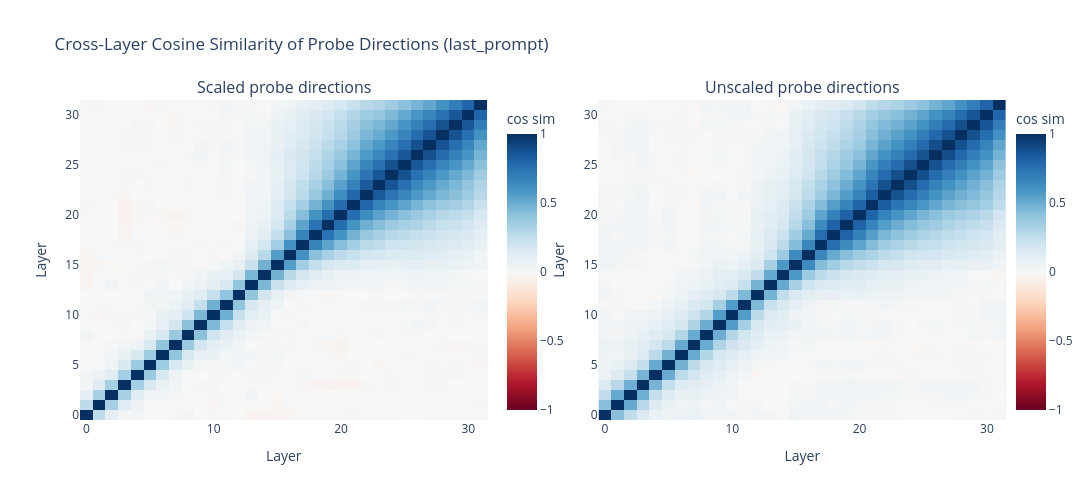
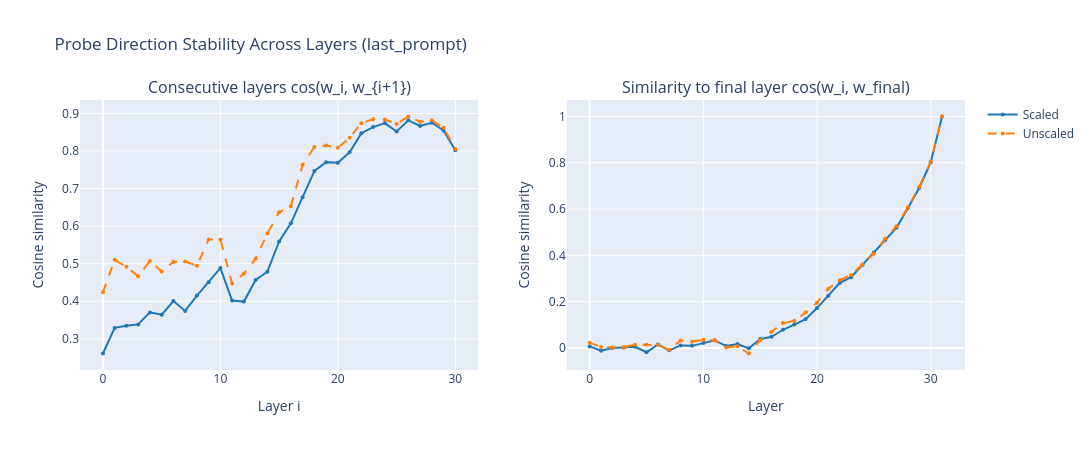
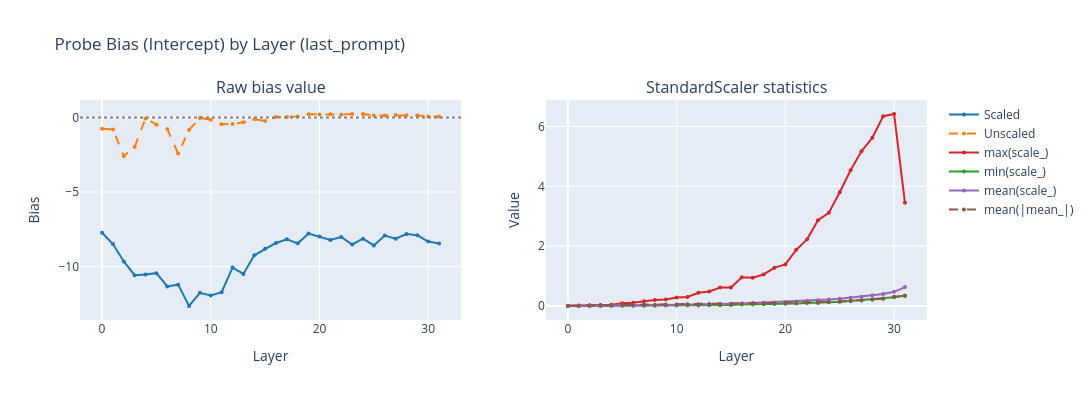
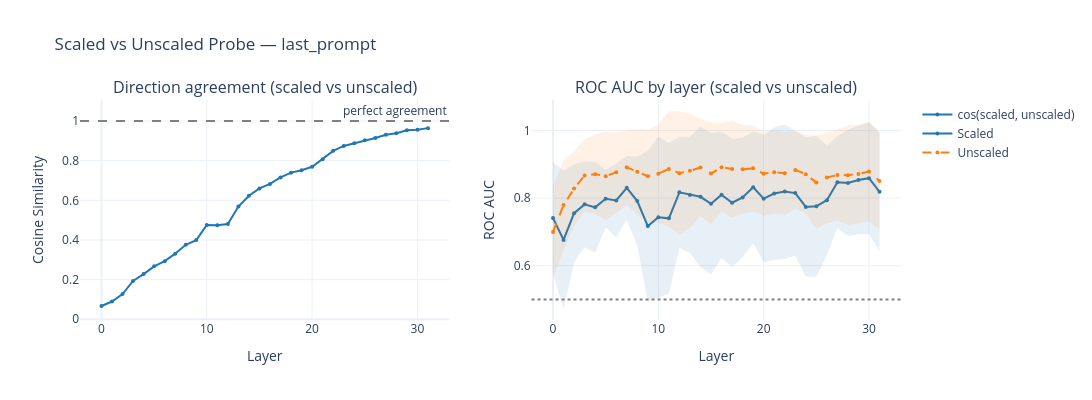

The notebook cell saved with these charts, in order:
### Markdown cell above
## Probe Direction Analysis

Analyze the linear probe's learned directions across layers: cross-layer cosine similarity, bias values, and the effect of feature scaling.

Compares scaled vs unscaled fits (both using the current `cfg.cv_mode`).

### Code cell
pos = cfg.token_positions[0]

# We need both scaled and unscaled directions — cache the other variant too
other_scaler = not cfg.use_scaler
rpath_other = results_path(cfg.run_dir, cfg.cv_mode, other_scaler)
if rpath_other.exists():
    results_other_scaler = load_probe_results(rpath_other)
else:
    results_other_scaler = probe_and_fit(
        activations, y, cfg.token_positions,
        cv_mode=cfg.cv_mode, n_folds=n_folds, use_scaler=other_scaler, **cv_kwargs,
    )
    save_results(results_other_scaler, rpath_other, model_name=cfg.model_name)

if cfg.use_scaler:
    pr_scaled, pr_unscaled = results[pos], results_other_scaler[pos]
else:
    pr_scaled, pr_unscaled = results_other_scaler[pos], results[pos]

plot_cosine_heatmaps(pr_scaled.weights, pr_unscaled.weights, pos,
    save_path=cfg.reports_dir / "cosine_similarity_heatmap.html").show()

plot_cosine_curves(pr_scaled.weights, pr_unscaled.weights, pos,
    save_path=cfg.reports_dir / "cosine_similarity_curves.html").show()

plot_bias_analysis(pr_scaled.biases, pr_unscaled.biases, pos,
    scalers=pr_scaled.scalers,
    save_path=cfg.reports_dir / "bias_analysis.html").show()

plot_direction_agreement(pr_scaled.weights, pr_unscaled.weights, pos,
    cv_scores_scaled=pr_scaled.cv_scores,
    cv_scores_unscaled=pr_unscaled.cv_scores,
    save_path=cfg.reports_dir / "direction_agreement_scaled_vs_unscaled.html").show()

### Figure 1 — Plotly figure (JSON) as saved in the notebook; plotly's stock layout.template omitted (floating-point values rounded to 4 significant figures; data arrays with more than 128 entries replaced by an {"elided": "..."} marker saying what was removed)
{"data": [{"colorbar": {"title": {"text": "cos sim"}, "x": 0.45}, "colorscale": [[0, "rgb(103,0,31)"], [0.1, "rgb(178,24,43)"], [0.2, "rgb(214,96,77)"], [0.3, "rgb(244,165,130)"], [0.4, "rgb(253,219,199)"], [0.5, "rgb(247,247,247)"], [0.6, "rgb(209,229,240)"], [0.7, "rgb(146,197,222)"], [0.8, "rgb(67,147,195)"], [0.9, "rgb(33,102,172)"], [1, "rgb(5,48,97)"]], "hovertemplate": "Layer %{x} vs %{y}<br>cos=%{z:.3f}<extra></extra>", "type": "heatmap", "x": [0, 1, 2, 3, 4, 5, 6, 7, 8, 9, 10, 11, 12, 13, 14, 15, 16, 17, 18, 19, 20, 21, 22, 23, 24, 25, 26, 27, 28, 29, 30, 31], "xaxis": "x", "y": [0, 1, 2, 3, 4, 5, 6, 7, 8, 9, 10, 11, 12, 13, 14, 15, 16, 17, 18, 19, 20, 21, 22, 23, 24, 25, 26, 27, 28, 29, 30, 31], "yaxis": "y", "z": {"elided": "32x32 float values"}, "zmax": 1, "zmid": 0, "zmin": -1}, {"colorbar": {"title": {"text": "cos sim"}, "x": 1}, "colorscale": [[0, "rgb(103,0,31)"], [0.1, "rgb(178,24,43)"], [0.2, "rgb(214,96,77)"], [0.3, "rgb(244,165,130)"], [0.4, "rgb(253,219,199)"], [0.5, "rgb(247,247,247)"], [0.6, "rgb(209,229,240)"], [0.7, "rgb(146,197,222)"], [0.8, "rgb(67,147,195)"], [0.9, "rgb(33,102,172)"], [1, "rgb(5,48,97)"]], "hovertemplate": "Layer %{x} vs %{y}<br>cos=%{z:.3f}<extra></extra>", "type": "heatmap", "x": [0, 1, 2, 3, 4, 5, 6, 7, 8, 9, 10, 11, 12, 13, 14, 15, 16, 17, 18, 19, 20, 21, 22, 23, 24, 25, 26, 27, 28, 29, 30, 31], "xaxis": "x2", "y": [0, 1, 2, 3, 4, 5, 6, 7, 8, 9, 10, 11, 12, 13, 14, 15, 16, 17, 18, 19, 20, 21, 22, 23, 24, 25, 26, 27, 28, 29, 30, 31], "yaxis": "y2", "z": {"elided": "32x32 float values"}, "zmax": 1, "zmid": 0, "zmin": -1}], "layout": {"annotations": [{"font": {"size": 16}, "showarrow": false, "text": "Scaled probe directions", "x": 0.22, "xanchor": "center", "xref": "paper", "y": 1, "yanchor": "bottom", "yref": "paper"}, {"font": {"size": 16}, "showarrow": false, "text": "Unscaled probe directions", "x": 0.78, "xanchor": "center", "xref": "paper", "y": 1, "yanchor": "bottom", "yref": "paper"}], "height": 500, "title": {"text": "Cross-Layer Cosine Similarity of Probe Directions (last_prompt)"}, "width": 1100, "xaxis": {"anchor": "y", "domain": [0, 0.44], "title": {"text": "Layer"}}, "xaxis2": {"anchor": "y2", "domain": [0.56, 1], "title": {"text": "Layer"}}, "yaxis": {"anchor": "x", "domain": [0, 1], "title": {"text": "Layer"}}, "yaxis2": {"anchor": "x2", "domain": [0, 1], "title": {"text": "Layer"}}}}

### Figure 2 — Plotly figure (JSON) as saved in the notebook; plotly's stock layout.template omitted (floating-point values rounded to 4 significant figures)
{"data": [{"line": {"color": "#1f77b4", "width": 2}, "marker": {"size": 4}, "mode": "lines+markers", "name": "Scaled", "type": "scatter", "x": [0, 1, 2, 3, 4, 5, 6, 7, 8, 9, 10, 11, 12, 13, 14, 15, 16, 17, 18, 19, 20, 21, 22, 23, 24, 25, 26, 27, 28, 29, 30], "xaxis": "x", "y": [0.261, 0.3292, 0.3347, 0.3385, 0.3705, 0.3644, 0.4007, 0.3744, 0.4153, 0.4509, 0.4883, 0.4021, 0.3992, 0.4569, 0.4787, 0.5591, 0.6073, 0.6771, 0.7466, 0.7703, 0.7688, 0.7964, 0.8473, 0.8636, 0.8741, 0.8517, 0.8814, 0.8665, 0.8751, 0.8545, 0.8018], "yaxis": "y"}, {"line": {"color": "#ff7f0e", "dash": "dash", "width": 2}, "marker": {"size": 4}, "mode": "lines+markers", "name": "Unscaled", "type": "scatter", "x": [0, 1, 2, 3, 4, 5, 6, 7, 8, 9, 10, 11, 12, 13, 14, 15, 16, 17, 18, 19, 20, 21, 22, 23, 24, 25, 26, 27, 28, 29, 30], "xaxis": "x", "y": [0.4237, 0.5104, 0.4918, 0.4669, 0.507, 0.4792, 0.5053, 0.5059, 0.4942, 0.5647, 0.5644, 0.4474, 0.4736, 0.5134, 0.5806, 0.6369, 0.6528, 0.7625, 0.8104, 0.8142, 0.8086, 0.8352, 0.8739, 0.8841, 0.8835, 0.8719, 0.8917, 0.878, 0.8816, 0.862, 0.8053], "yaxis": "y"}, {"line": {"color": "#1f77b4", "width": 2}, "marker": {"size": 4}, "mode": "lines+markers", "name": "Scaled", "showlegend": false, "type": "scatter", "x": [0, 1, 2, 3, 4, 5, 6, 7, 8, 9, 10, 11, 12, 13, 14, 15, 16, 17, 18, 19, 20, 21, 22, 23, 24, 25, 26, 27, 28, 29, 30, 31], "xaxis": "x2", "y": [0.006358, -0.01234, -0.0004146, 0.002182, 0.004532, -0.01874, 0.01479, -0.01048, 0.01059, 0.008794, 0.0213, 0.03323, 0.008129, 0.01654, -0.002018, 0.03814, 0.04778, 0.07837, 0.101, 0.1244, 0.1722, 0.2253, 0.2809, 0.3057, 0.3582, 0.4125, 0.4664, 0.52, 0.605, 0.692, 0.8018, 1.0], "yaxis": "y2"}, {"line": {"color": "#ff7f0e", "dash": "dash", "width": 2}, "marker": {"size": 4}, "mode": "lines+markers", "name": "Unscaled", "showlegend": false, "type": "scatter", "x": [0, 1, 2, 3, 4, 5, 6, 7, 8, 9, 10, 11, 12, 13, 14, 15, 16, 17, 18, 19, 20, 21, 22, 23, 24, 25, 26, 27, 28, 29, 30, 31], "xaxis": "x2", "y": [0.02196, 0.004403, 0.002017, 0.003563, 0.01362, 0.01368, 0.01205, -0.008391, 0.03201, 0.027, 0.03502, 0.03212, 0.001876, 0.007418, -0.02419, 0.03337, 0.06956, 0.1071, 0.1169, 0.1529, 0.1956, 0.2562, 0.2927, 0.3155, 0.3605, 0.407, 0.4724, 0.526, 0.6079, 0.6963, 0.8053, 1.0], "yaxis": "y2"}], "layout": {"annotations": [{"font": {"size": 16}, "showarrow": false, "text": "Consecutive layers cos(w_i, w_{i+1})", "x": 0.225, "xanchor": "center", "xref": "paper", "y": 1, "yanchor": "bottom", "yref": "paper"}, {"font": {"size": 16}, "showarrow": false, "text": "Similarity to final layer cos(w_i, w_final)", "x": 0.775, "xanchor": "center", "xref": "paper", "y": 1, "yanchor": "bottom", "yref": "paper"}], "height": 450, "title": {"text": "Probe Direction Stability Across Layers (last_prompt)"}, "width": 1100, "xaxis": {"anchor": "y", "domain": [0, 0.45], "title": {"text": "Layer i"}}, "xaxis2": {"anchor": "y2", "domain": [0.55, 1], "title": {"text": "Layer"}}, "yaxis": {"anchor": "x", "domain": [0, 1], "title": {"text": "Cosine similarity"}}, "yaxis2": {"anchor": "x2", "domain": [0, 1], "title": {"text": "Cosine similarity"}}}}

### Figure 3 — Plotly figure (JSON) as saved in the notebook; plotly's stock layout.template omitted (floating-point values rounded to 4 significant figures)
{"data": [{"line": {"color": "#1f77b4", "width": 2}, "marker": {"size": 4}, "mode": "lines+markers", "name": "Scaled", "type": "scatter", "x": [0, 1, 2, 3, 4, 5, 6, 7, 8, 9, 10, 11, 12, 13, 14, 15, 16, 17, 18, 19, 20, 21, 22, 23, 24, 25, 26, 27, 28, 29, 30, 31], "xaxis": "x", "y": [-7.73, -8.489, -9.655, -10.58, -10.52, -10.44, -11.33, -11.21, -12.64, -11.76, -11.94, -11.72, -10.07, -10.49, -9.243, -8.808, -8.418, -8.164, -8.44, -7.782, -7.984, -8.217, -8.017, -8.519, -8.129, -8.583, -7.923, -8.128, -7.821, -7.901, -8.318, -8.448], "yaxis": "y"}, {"line": {"color": "#ff7f0e", "dash": "dash", "width": 2}, "marker": {"size": 4}, "mode": "lines+markers", "name": "Unscaled", "type": "scatter", "x": [0, 1, 2, 3, 4, 5, 6, 7, 8, 9, 10, 11, 12, 13, 14, 15, 16, 17, 18, 19, 20, 21, 22, 23, 24, 25, 26, 27, 28, 29, 30, 31], "xaxis": "x", "y": [-0.7682, -0.8042, -2.588, -1.978, -0.06611, -0.4908, -0.7825, -2.425, -0.8383, -0.03538, -0.1595, -0.4583, -0.4452, -0.3322, -0.1188, -0.2388, 0.01904, 0.02619, 0.05559, 0.2135, 0.1974, 0.2119, 0.1825, 0.2202, 0.2278, 0.1327, 0.1303, 0.1568, 0.1482, 0.119, 0.06808, 0.05935], "yaxis": "y"}, {"line": {"color": "#d62728", "width": 2}, "marker": {"size": 4}, "mode": "lines+markers", "name": "max(scale_)", "type": "scatter", "x": [0, 1, 2, 3, 4, 5, 6, 7, 8, 9, 10, 11, 12, 13, 14, 15, 16, 17, 18, 19, 20, 21, 22, 23, 24, 25, 26, 27, 28, 29, 30, 31], "xaxis": "x2", "y": [0.008388, 0.01793, 0.02157, 0.03, 0.04301, 0.09094, 0.1102, 0.1568, 0.2022, 0.2145, 0.2866, 0.3043, 0.4434, 0.4872, 0.6158, 0.6182, 0.9584, 0.944, 1.055, 1.283, 1.391, 1.879, 2.229, 2.868, 3.114, 3.806, 4.537, 5.172, 5.623, 6.345, 6.419, 3.453], "yaxis": "y2"}, {"line": {"color": "#2ca02c", "width": 2}, "marker": {"size": 4}, "mode": "lines+markers", "name": "min(scale_)", "type": "scatter", "x": [0, 1, 2, 3, 4, 5, 6, 7, 8, 9, 10, 11, 12, 13, 14, 15, 16, 17, 18, 19, 20, 21, 22, 23, 24, 25, 26, 27, 28, 29, 30, 31], "xaxis": "x2", "y": [0.0006395, 0.001199, 0.002306, 0.003657, 0.005641, 0.008096, 0.009548, 0.009398, 0.009623, 0.01398, 0.01603, 0.01864, 0.02087, 0.02634, 0.02965, 0.03581, 0.04763, 0.05078, 0.06185, 0.06952, 0.07917, 0.08533, 0.09982, 0.1041, 0.1275, 0.1407, 0.169, 0.1838, 0.221, 0.241, 0.2897, 0.354], "yaxis": "y2"}, {"line": {"color": "#9467bd", "width": 2}, "marker": {"size": 4}, "mode": "lines+markers", "name": "mean(scale_)", "type": "scatter", "x": [0, 1, 2, 3, 4, 5, 6, 7, 8, 9, 10, 11, 12, 13, 14, 15, 16, 17, 18, 19, 20, 21, 22, 23, 24, 25, 26, 27, 28, 29, 30, 31], "xaxis": "x2", "y": [0.001593, 0.00307, 0.004488, 0.007575, 0.0113, 0.01534, 0.01747, 0.01961, 0.0278, 0.03628, 0.04095, 0.04391, 0.04487, 0.05355, 0.06531, 0.07348, 0.08678, 0.1009, 0.1114, 0.1197, 0.1336, 0.1511, 0.1745, 0.1938, 0.2147, 0.24, 0.278, 0.3136, 0.3562, 0.4032, 0.4752, 0.6321], "yaxis": "y2"}, {"line": {"color": "#8c564b", "dash": "dash", "width": 2}, "marker": {"size": 4}, "mode": "lines+markers", "name": "mean(|mean_|)", "type": "scatter", "x": [0, 1, 2, 3, 4, 5, 6, 7, 8, 9, 10, 11, 12, 13, 14, 15, 16, 17, 18, 19, 20, 21, 22, 23, 24, 25, 26, 27, 28, 29, 30, 31], "xaxis": "x2", "y": [0.006456, 0.01096, 0.01562, 0.02218, 0.03332, 0.03849, 0.03864, 0.04118, 0.04526, 0.04936, 0.05372, 0.05565, 0.05825, 0.06442, 0.07082, 0.07143, 0.0774, 0.08295, 0.08739, 0.0897, 0.09644, 0.1032, 0.1159, 0.1253, 0.1364, 0.1476, 0.1688, 0.1923, 0.2202, 0.2477, 0.3093, 0.337], "yaxis": "y2"}], "layout": {"annotations": [{"font": {"size": 16}, "showarrow": false, "text": "Raw bias value", "x": 0.225, "xanchor": "center", "xref": "paper", "y": 1, "yanchor": "bottom", "yref": "paper"}, {"font": {"size": 16}, "showarrow": false, "text": "StandardScaler statistics", "x": 0.775, "xanchor": "center", "xref": "paper", "y": 1, "yanchor": "bottom", "yref": "paper"}], "height": 400, "shapes": [{"line": {"color": "gray", "dash": "dot"}, "type": "line", "x0": 0, "x1": 1, "xref": "x domain", "y0": 0, "y1": 0, "yref": "y"}], "title": {"text": "Probe Bias (Intercept) by Layer (last_prompt)"}, "width": 1100, "xaxis": {"anchor": "y", "domain": [0, 0.45], "title": {"text": "Layer"}}, "xaxis2": {"anchor": "y2", "domain": [0.55, 1], "title": {"text": "Layer"}}, "yaxis": {"anchor": "x", "domain": [0, 1], "title": {"text": "Bias"}}, "yaxis2": {"anchor": "x2", "domain": [0, 1], "title": {"text": "Value"}}}}

### Figure 4 — Plotly figure (JSON) as saved in the notebook; plotly's stock layout.template omitted (floating-point values rounded to 4 significant figures)
{"data": [{"line": {"color": "#1f77b4", "width": 2}, "marker": {"size": 4}, "mode": "lines+markers", "name": "cos(scaled, unscaled)", "type": "scatter", "x": [0, 1, 2, 3, 4, 5, 6, 7, 8, 9, 10, 11, 12, 13, 14, 15, 16, 17, 18, 19, 20, 21, 22, 23, 24, 25, 26, 27, 28, 29, 30, 31], "xaxis": "x", "y": [0.06701, 0.08955, 0.127, 0.1936, 0.2281, 0.2669, 0.2931, 0.3308, 0.3755, 0.3993, 0.4756, 0.4748, 0.4805, 0.5686, 0.6228, 0.6602, 0.6827, 0.7155, 0.7395, 0.7516, 0.7689, 0.8076, 0.8495, 0.8742, 0.8872, 0.9025, 0.9145, 0.9307, 0.938, 0.9533, 0.9557, 0.9641], "yaxis": "y"}, {"line": {"color": "#1f77b4", "dash": "solid", "width": 2}, "marker": {"size": 4}, "mode": "lines+markers", "name": "Scaled", "type": "scatter", "x": [0, 1, 2, 3, 4, 5, 6, 7, 8, 9, 10, 11, 12, 13, 14, 15, 16, 17, 18, 19, 20, 21, 22, 23, 24, 25, 26, 27, 28, 29, 30, 31], "xaxis": "x2", "y": [0.7412, 0.6764, 0.7555, 0.7815, 0.7727, 0.7981, 0.7932, 0.8304, 0.7914, 0.7173, 0.7436, 0.7402, 0.8171, 0.8094, 0.8039, 0.7834, 0.8098, 0.7863, 0.8018, 0.8322, 0.7984, 0.8135, 0.8194, 0.8148, 0.7738, 0.7757, 0.7937, 0.847, 0.8449, 0.8534, 0.8589, 0.8187], "yaxis": "y2"}, {"fill": "toself", "fillcolor": "#1f77b4", "hoverinfo": "skip", "line": {"color": "rgba(0,0,0,0)"}, "opacity": 0.1, "showlegend": false, "type": "scatter", "x": [0, 1, 2, 3, 4, 5, 6, 7, 8, 9, 10, 11, 12, 13, 14, 15, 16, 17, 18, 19, 20, 21, 22, 23, 24, 25, 26, 27, 28, 29, 30, 31, 31, 30, 29, 28, 27, 26, 25, 24, 23, 22, 21, 20, 19, 18, 17, 16, 15, 14, 13, 12, 11, 10, 9, 8, 7, 6, 5, 4, 3, 2, 1, 0], "xaxis": "x2", "y": [0.9059, 0.8807, 0.9003, 0.908, 0.9067, 0.8834, 0.9026, 0.9244, 0.9232, 0.9397, 0.9815, 0.9632, 0.9816, 0.9813, 1.011, 0.9924, 0.9971, 0.9758, 0.9782, 0.9974, 0.9867, 1.01, 1.018, 0.9998, 0.9797, 0.9847, 0.956, 0.9828, 1.002, 1.014, 1.024, 0.9947, 0.6428, 0.6938, 0.6928, 0.6878, 0.7111, 0.6315, 0.5666, 0.5679, 0.6297, 0.6208, 0.6171, 0.6102, 0.667, 0.6254, 0.5968, 0.6225, 0.5744, 0.5964, 0.6375, 0.6525, 0.5171, 0.5057, 0.495, 0.6595, 0.7363, 0.6839, 0.7129, 0.6386, 0.655, 0.6106, 0.4721, 0.5766], "yaxis": "y2"}, {"line": {"color": "#ff7f0e", "dash": "dash", "width": 2}, "marker": {"size": 4}, "mode": "lines+markers", "name": "Unscaled", "type": "scatter", "x": [0, 1, 2, 3, 4, 5, 6, 7, 8, 9, 10, 11, 12, 13, 14, 15, 16, 17, 18, 19, 20, 21, 22, 23, 24, 25, 26, 27, 28, 29, 30, 31], "xaxis": "x2", "y": [0.6994, 0.7794, 0.8283, 0.8668, 0.8709, 0.8649, 0.8762, 0.8911, 0.8779, 0.8645, 0.8724, 0.8862, 0.8738, 0.8805, 0.8906, 0.8727, 0.8912, 0.8864, 0.8853, 0.8882, 0.8723, 0.8767, 0.8736, 0.8834, 0.8708, 0.846, 0.8608, 0.8684, 0.8679, 0.8714, 0.8785, 0.8502], "yaxis": "y2"}, {"fill": "toself", "fillcolor": "#ff7f0e", "hoverinfo": "skip", "line": {"color": "rgba(0,0,0,0)"}, "opacity": 0.1, "showlegend": false, "type": "scatter", "x": [0, 1, 2, 3, 4, 5, 6, 7, 8, 9, 10, 11, 12, 13, 14, 15, 16, 17, 18, 19, 20, 21, 22, 23, 24, 25, 26, 27, 28, 29, 30, 31, 31, 30, 29, 28, 27, 26, 25, 24, 23, 22, 21, 20, 19, 18, 17, 16, 15, 14, 13, 12, 11, 10, 9, 8, 7, 6, 5, 4, 3, 2, 1, 0], "xaxis": "x2", "y": [0.8351, 0.9123, 0.9382, 0.973, 0.9888, 0.9956, 0.9964, 1.002, 1.005, 1.001, 1.018, 1.057, 1.058, 1.049, 1.034, 1.023, 1.023, 1.03, 1.017, 1.015, 0.9966, 0.9997, 0.9964, 0.9978, 0.9876, 0.985, 0.9957, 1.003, 1.015, 1.017, 1.026, 0.9939, 0.7065, 0.7313, 0.726, 0.7203, 0.7339, 0.7259, 0.7071, 0.7539, 0.7689, 0.7509, 0.7538, 0.7481, 0.7611, 0.7535, 0.7431, 0.7595, 0.7222, 0.7467, 0.7123, 0.69, 0.7158, 0.7271, 0.7278, 0.7506, 0.7806, 0.7559, 0.7343, 0.7529, 0.7606, 0.7185, 0.6465, 0.5638], "yaxis": "y2"}], "layout": {"annotations": [{"font": {"size": 16}, "showarrow": false, "text": "Direction agreement (scaled vs unscaled)", "x": 0.225, "xanchor": "center", "xref": "paper", "y": 1, "yanchor": "bottom", "yref": "paper"}, {"font": {"size": 16}, "showarrow": false, "text": "ROC AUC by layer (scaled vs unscaled)", "x": 0.775, "xanchor": "center", "xref": "paper", "y": 1, "yanchor": "bottom", "yref": "paper"}, {"showarrow": false, "text": "perfect agreement", "x": 1, "xanchor": "right", "xref": "x domain", "y": 1, "yanchor": "bottom", "yref": "y"}], "height": 400, "shapes": [{"line": {"color": "gray", "dash": "dash"}, "type": "line", "x0": 0, "x1": 1, "xref": "x domain", "y0": 1, "y1": 1, "yref": "y"}, {"line": {"color": "gray", "dash": "dot"}, "type": "line", "x0": 0, "x1": 1, "xref": "x2 domain", "y0": 0.5, "y1": 0.5, "yref": "y2"}], "title": {"text": "Scaled vs Unscaled Probe — last_prompt"}, "width": 1100, "xaxis": {"anchor": "y", "domain": [0, 0.45], "title": {"text": "Layer"}}, "xaxis2": {"anchor": "y2", "domain": [0.55, 1], "title": {"text": "Layer"}}, "yaxis": {"anchor": "x", "domain": [0, 1], "title": {"text": "Cosine Similarity"}}, "yaxis2": {"anchor": "x2", "domain": [0, 1], "title": {"text": "ROC AUC"}}}}
